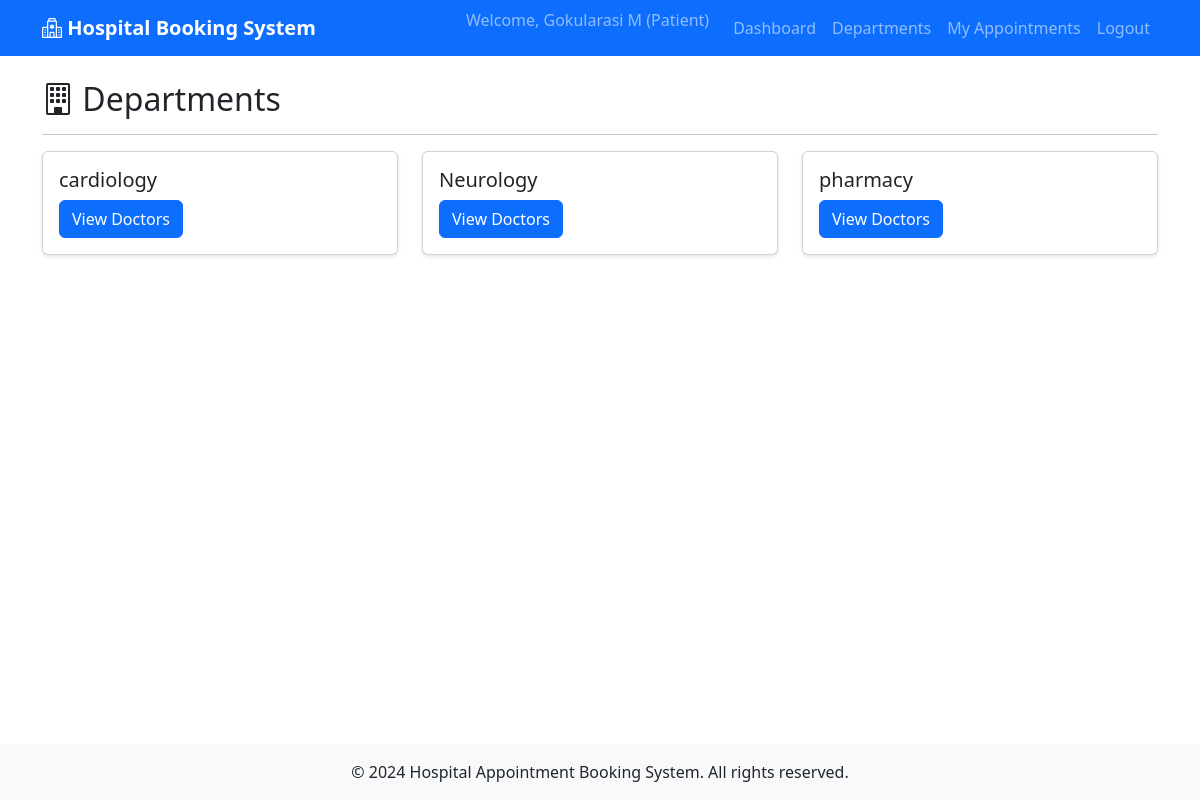
The app's page /patient/departments (signed in) with its own data.
### app/models/doctor.py (models this page shows, shortened)
class Doctor(db.Model):
    __tablename__ = 'doctors'
    id = db.Column(db.Integer, primary_key=True)
    name = db.Column(db.String(100), nullable=False)
    department = db.Column(db.String(100), nullable=False)
    specialization = db.Column(db.String(200), nullable=False)
    user_id = db.Column(db.Integer, db.ForeignKey('users.id'), nullable=True)
    availabilities = db.relationship('Availability', backref='doctor', lazy=True, cascade='all, delete-orphan')
    appointments = db.relationship('Appointment', backref='doctor', lazy=True)
    appointments = db.relationship(
    'Appointment',
    back_populates='doctor',
    cascade='all, delete'
)

### app/routes/patient.py (the view)
@patient_bp.route('/departments')
@login_required
def departments():
    departments = db.session.query(Doctor.department).distinct().all()
    departments = [dept[0] for dept in departments]
    return render_template('patient/departments.html', departments=departments)

### app/routes/patient.py (called while the page is built)
def login_required(f):
    @wraps(f)
    def decorated_function(*args, **kwargs):
        if 'user_id' not in session or session.get('user_role') != 'patient':
            flash('Please login as a patient to access this page', 'error')
            return redirect(url_for('auth.login'))
        return f(*args, **kwargs)
    return decorated_function

### app/templates/patient/departments.html (shortened to what this page needs)
{% extends "base.html" %}
{% block content %}
<div class="row">
    <div class="col-md-12">
        <h2><i class="bi bi-building"></i> Departments</h2>
        <hr>
    </div>
</div>
<div class="row">
    {% if departments %}
        {% for department in departments %}
        <div class="col-md-4 mb-3">
            <div class="card">
                <div class="card-body">
                    <h5 class="card-title">{{ department }}</h5>
                    <a href="{{ url_for('patient.doctors', department=department) }}" class="btn btn-primary">View Doctors</a>
                </div>
            </div>
        </div>
        {% endfor %}
    {% else %}
        <div class="col-md-12">
            <div class="alert alert-info">No departments available at the moment.</div>
        </div>
    {% endif %}
</div>
{% endblock %}

### app/templates/base.html (style rules this page uses)
body { min-height: 100vh; display: flex; flex-direction: column; }
.card { box-shadow: 0 2px 4px rgba(0,0,0,0.1); margin-bottom: 20px; }

### records on screen
Doctor: department "cardiology"
Doctor: department "Neurology"
Doctor: department "pharmacy"

### other values on screen
{{ session.user_name }} "Gokularasi M"
{{ session.user_role|title }} "Patient"
